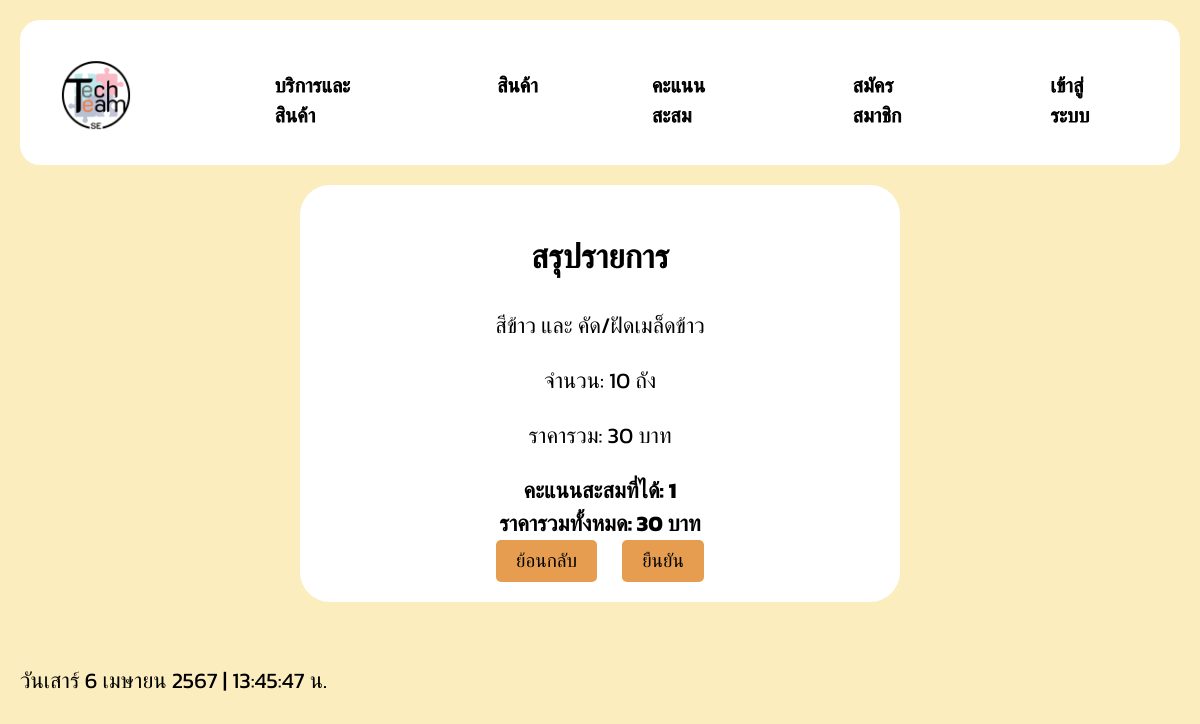
The app's page /sumservicepromotion.php with its own data.
### tables this page shows
CREATE TABLE `orderservice` (
  `OrderService_Id` int(11) NOT NULL,
  `OrderService_Date` date NOT NULL,
  `Member_Id` int(11) NOT NULL,
  `ServiceProduct_Name` varchar(999) NOT NULL,
  `Bucket_Service` double NOT NULL,
  `Total_Service` double NOT NULL
);

### sumservicepromotion.php (the view, shortened to what this page needs)
<!DOCTYPE html>
<html lang="en">
<head>
    <link rel="stylesheet" href="assets/css/style.css">
</head>
<body>
    <div class="header">
        <div class="menu">
            <div class="logo">
                <img onclick="document.location='index.html'" class="img-fluid h-100" src="img/TechTeam.png" alt="">
            </div>
            <a href="OrderService.php">บริการและสินค้า</a>
            <a href="OrderProduct2.php">สินค้า</a>
            <a href="point.php">คะแนนสะสม</a>
            <a href="register.php" onclick="register()">สมัครสมาชิก</a>
            <a href="login.php" onclick="login()">เข้าสู่ระบบ</a>
        </div>
    </div>
    <section id="contact" class="contact">
        <div class="container">
            <div class="single-contact-box">
                <h2><b><center>สรุปรายการ</center></b></h2>
                <?php
                include('include/config.php');
                $total_price = 0;
                $sqlService = "SELECT * FROM orderservice ORDER BY OrderService_Id DESC LIMIT 1";
                $resultService = mysqli_query($mysqli_p, $sqlService);
                $hasServiceData = mysqli_num_rows($resultService) > 0;
                if ($hasServiceData) {
                    $rowService = mysqli_fetch_assoc($resultService);
                    echo "<div class='item'>";
                    echo "<p>" . $rowService['ServiceProduct_Name'] . "</p>";
                    echo "<p>จำนวน: " . $rowService['Bucket_Service'] . " ถัง</p>";
                    echo "<p>ราคารวม: " . $rowService['Total_Service'] . " บาท</p>";
                    echo "</div>";
                    $total_price = $rowService['Total_Service'];
                    $earned_points = ceil($total_price / 100);
                    $member_id = isset($_SESSION['Member_Id']) ? $_SESSION['Member_Id'] : 0;
                    $sqlUpdatePoints = "UPDATE member SET Member_Point = Member_Point + $earned_points WHERE Member_Id = $member_id";
                    $resultUpdatePoints = mysqli_query($mysqli_p, $sqlUpdatePoints);
                    if ($resultUpdatePoints) {
                        echo "<div class='summary'><b>คะแนนสะสมที่ได้: $earned_points</b></div>";
                    } else {
                        echo "<div class='summary'>มีข้อผิดพลาดในการเพิ่มคะแนนสะสม</div>";
                    }
                } else {
                    echo "<div class='summary'>ไม่พบข้อมูลบริการ</div>";
                }
                echo "<div class='summary'><b>ราคารวมทั้งหมด: " . $total_price . " บาท</b></div>";
                ?>
                <div>
                    <center>
                        <input class="btn" type="button" onclick="document.location='OrderService.php'" value="ย้อนกลับ">
                        <input class="btn" type="button" onclick="document.location='receiptpromotion.php'" value="ยืนยัน">
                    </center>
                </div>
            </div>
        </div>
    </section>
    <p class="time" id="real-time"></p>
</body>
</html>

### assets/css/style.css (style rules this page uses)
body { font-family: 'Kanit', sans-serif; font-size: 22px; background-color: #fbedbe; color: #000; margin: 0; padding: 20px; display: flex; flex-direction: column; align-items: flex; }
p.time { position: left; bottom: 8px; left: 16px; }
a { --fill-color: #000000; position: relative; display: block; padding: 2px 0; font-family: 'Kanit', sans-serif; text-decoration: none; text-transform: uppercase; -webkit-text-stroke: 1px var(--fill-color); background: linear-gradient(var(--fill-color) 0 100%) right / 0 no-repeat; color: transparent; background-clip: text; transition: 0.5s linear; margin-left: auto; }
.logo img { padding: 11px; display: flex; width: 120px; height: auto; margin-right: 51px; }
.menu { display: flex; justify-content: center; background-color: #ffffff; border-radius: 20px; padding: 5px; width: auto; overflow: hidden; height: 135px; }
.menu a { color: #000; text-decoration: none; margin: 0 30px; font-size: 20px; padding: 50px; border-radius: 5px; transition: background-color 0.3s, color 0.3s; cursor: pointer; padding: 45px 27px; }
.container { max-width: 600px; margin: 0 auto; padding: 20px; }
input { padding: 8px; margin-bottom: 16px; }
.single-contact-box { background-color: #fff; padding: 20px; margin-bottom: 20px; border-radius: 30px; }
.btn { display: inline-block; background-color: #e69d50; text-decoration: none; padding: 10px 20px; margin: 0 10px; border-radius: 5px; border: none; cursor: pointer; font-size: 19px; }

### sumservicepromotion.php (style rules this page uses)
.summary { text-align: center; }
.item { text-align: center; }

### records on screen
orderservice: ServiceProduct_Name "สีข้าว และ คัด/ฝัดเมล็ดข้าว", Bucket_Service "10", Total_Service "30", Total_Service "1"
